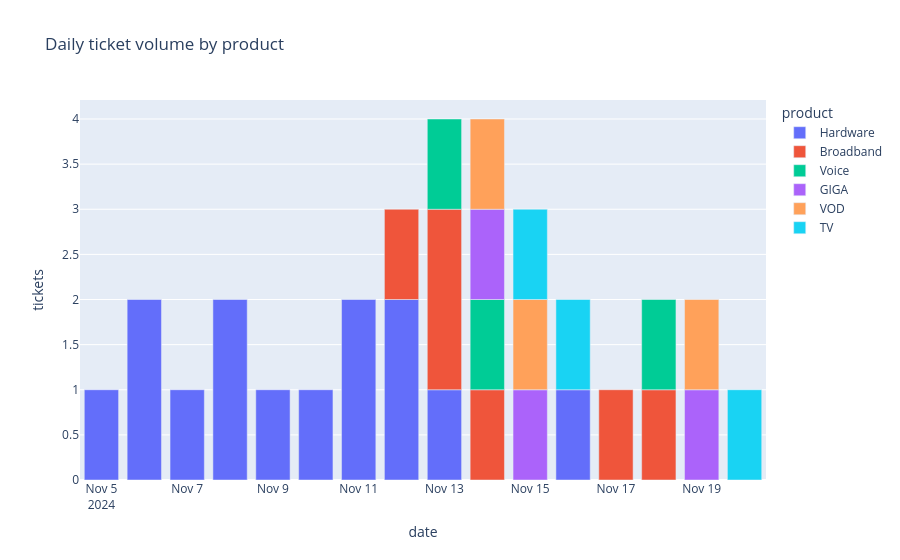

Notebook code for this chart:
### Markdown cell above
### More views - need more data to be conclusive

With ~2 weeks of tickets these are illustrative only; at real volume they answer
staffing (when does load hit) and account health (who keeps calling).

### Code cell
daily = d.groupby([d["ACCEPTANCE_TIME"].dt.date, "PRODUCT"]).size().reset_index(name="tickets")
daily.columns = ["date", "product", "tickets"]
px.bar(daily, x="date", y="tickets", color="product",
       title="Daily ticket volume by product").show()

### Figure 1 — Plotly figure (JSON) as saved in the notebook; plotly's stock layout.template omitted (floating-point values rounded to 4 significant figures)
{"data": [{"hovertemplate": "product=Hardware<br>date=%{x}<br>tickets=%{y}<extra></extra>", "legendgroup": "Hardware", "marker": {"color": "#636efa", "pattern": {"shape": ""}}, "name": "Hardware", "orientation": "v", "showlegend": true, "textposition": "auto", "type": "bar", "x": ["2024-11-05", "2024-11-06", "2024-11-07", "2024-11-08", "2024-11-09", "2024-11-10", "2024-11-11", "2024-11-12", "2024-11-13", "2024-11-16"], "xaxis": "x", "y": [1, 2, 1, 2, 1, 1, 2, 2, 1, 1], "yaxis": "y"}, {"hovertemplate": "product=Broadband<br>date=%{x}<br>tickets=%{y}<extra></extra>", "legendgroup": "Broadband", "marker": {"color": "#EF553B", "pattern": {"shape": ""}}, "name": "Broadband", "orientation": "v", "showlegend": true, "textposition": "auto", "type": "bar", "x": ["2024-11-12", "2024-11-13", "2024-11-14", "2024-11-17", "2024-11-18"], "xaxis": "x", "y": [1, 2, 1, 1, 1], "yaxis": "y"}, {"hovertemplate": "product=Voice<br>date=%{x}<br>tickets=%{y}<extra></extra>", "legendgroup": "Voice", "marker": {"color": "#00cc96", "pattern": {"shape": ""}}, "name": "Voice", "orientation": "v", "showlegend": true, "textposition": "auto", "type": "bar", "x": ["2024-11-13", "2024-11-14", "2024-11-18"], "xaxis": "x", "y": [1, 1, 1], "yaxis": "y"}, {"hovertemplate": "product=GIGA<br>date=%{x}<br>tickets=%{y}<extra></extra>", "legendgroup": "GIGA", "marker": {"color": "#ab63fa", "pattern": {"shape": ""}}, "name": "GIGA", "orientation": "v", "showlegend": true, "textposition": "auto", "type": "bar", "x": ["2024-11-14", "2024-11-15", "2024-11-19"], "xaxis": "x", "y": [1, 1, 1], "yaxis": "y"}, {"hovertemplate": "product=VOD<br>date=%{x}<br>tickets=%{y}<extra></extra>", "legendgroup": "VOD", "marker": {"color": "#FFA15A", "pattern": {"shape": ""}}, "name": "VOD", "orientation": "v", "showlegend": true, "textposition": "auto", "type": "bar", "x": ["2024-11-14", "2024-11-15", "2024-11-19"], "xaxis": "x", "y": [1, 1, 1], "yaxis": "y"}, {"hovertemplate": "product=TV<br>date=%{x}<br>tickets=%{y}<extra></extra>", "legendgroup": "TV", "marker": {"color": "#19d3f3", "pattern": {"shape": ""}}, "name": "TV", "orientation": "v", "showlegend": true, "textposition": "auto", "type": "bar", "x": ["2024-11-15", "2024-11-16", "2024-11-20"], "xaxis": "x", "y": [1, 1, 1], "yaxis": "y"}], "layout": {"barmode": "relative", "legend": {"title": {"text": "product"}, "tracegroupgap": 0}, "title": {"text": "Daily ticket volume by product"}, "xaxis": {"anchor": "y", "domain": [0, 1], "title": {"text": "date"}}, "yaxis": {"anchor": "x", "domain": [0, 1], "title": {"text": "tickets"}}}}
